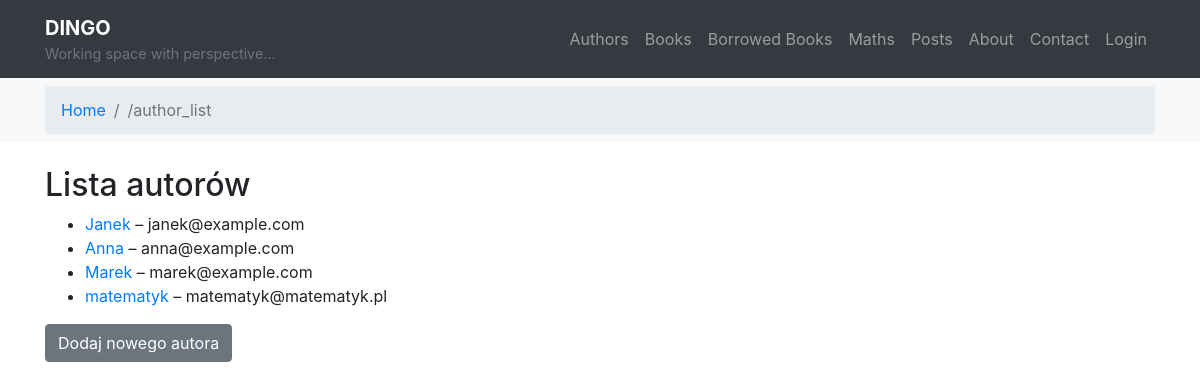
The app's page /posts/authors/ with its own data.
### posts/models.py (models this page shows, shortened)
class Author(models.Model):
    nick = models.CharField(max_length=20, unique=True)
    email = models.EmailField(unique=True)

### posts/views.py (the view)
# urls.py: path('authors/', views.author_list, name='author_list'),
def author_list(request):
    authors = Author.objects.all()
    return render(request, 'posts/author_list.html', {'authors': authors})

### posts/templates/posts/author_list.html (shortened to what this page needs)
{% extends "main.html" %}
{% block content %}
   <h2>Lista autorów</h2>
   <ul>
       {% for author in authors %}
           <li><a href="{% url 'posts:author_detail' author.id %}">{{ author.nick }}</a> – {{ author.email }}</li>
       {% endfor %}
   </ul>
   <a href="{% url 'posts:author_create' %}" class="btn btn-secondary">Dodaj nowego autora</a>
{% endblock %}

### records on screen
Author: nick "Janek", email "janek@example.com"
Author: nick "Anna", email "anna@example.com"
Author: nick "Marek", email "marek@example.com"
Author: nick "matematyk", email "matematyk@matematyk.pl"

### other values on screen
{{ request.resolver_match.url_name }} "author_list"
